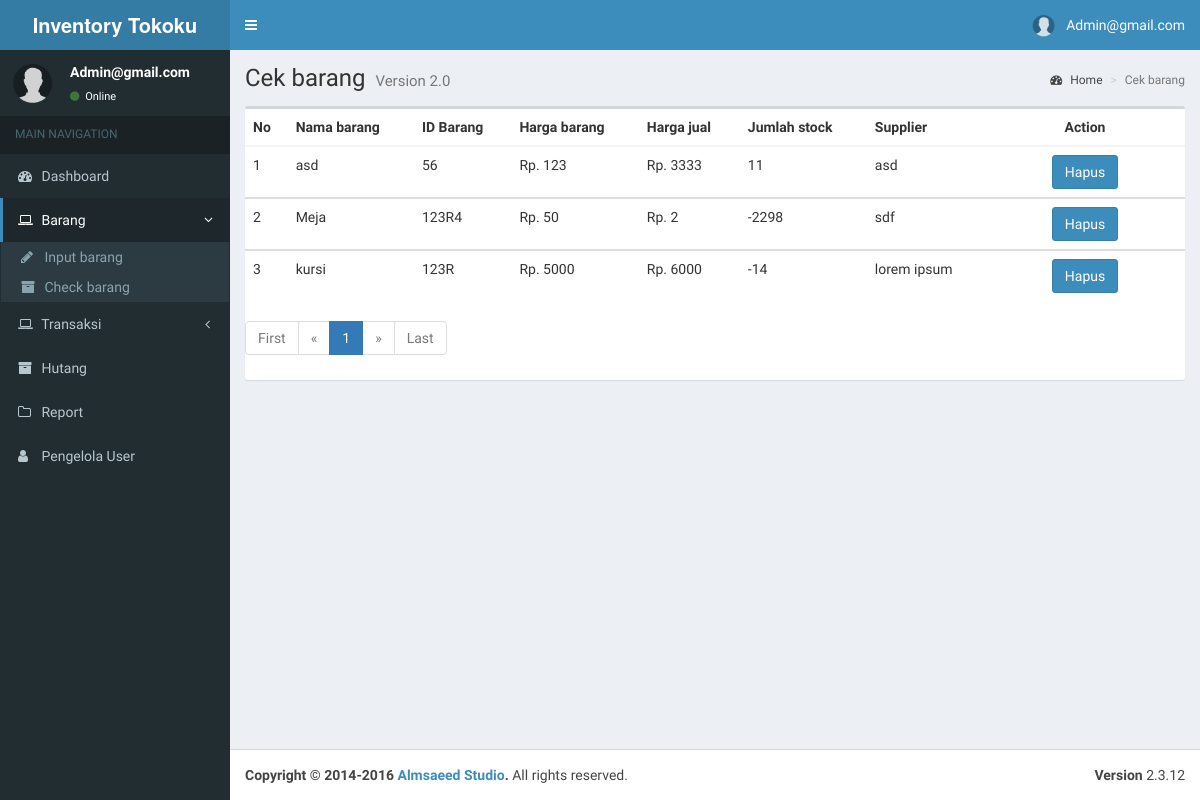
/admin/cekbarang.php (signed in), run on the app's committed database.
### tables this page shows
CREATE TABLE `barang` (
  `id_barang` varchar(5) NOT NULL,
  `jenis_barang` varchar(30) NOT NULL,
  `nama_barang` varchar(60) NOT NULL,
  `harga_beli` int(20) NOT NULL,
  `harga_jual` int(20) NOT NULL,
  `jumlah_stock` int(20) NOT NULL,
  `supplier` text NOT NULL,
  `deskripsi` text NOT NULL
);

### admin/cekbarang.php (the view, shortened to what this page needs)
<!DOCTYPE html>
<html>
<head>
  <link rel="stylesheet" href="bootstrap/css/bootstrap.min.css">
  <link rel="stylesheet" href="https://cdnjs.cloudflare.com/ajax/libs/font-awesome/4.5.0/css/font-awesome.min.css">
  <link rel="stylesheet" href="https://cdnjs.cloudflare.com/ajax/libs/ionicons/2.0.1/css/ionicons.min.css">
  <link rel="stylesheet" href="dist/css/AdminLTE.min.css">
  <link rel="stylesheet" href="bootstrap/css/style.css">
  <link rel="stylesheet" href="dist/css/skins/_all-skins.min.css">
</head>
<body class="hold-transition skin-blue sidebar-mini">
<div class="wrapper">
  <header class="main-header">
    <a href="#" class="logo">
      <span class="logo-lg"><b>Inventory Tokoku</b></span>
    </a>
        <?php
			$userid = $_SESSION['username2'];
		  ?>
    <nav class="navbar navbar-static-top">
      <a href="#" class="sidebar-toggle" data-toggle="offcanvas" role="button">
      </a>
      <div class="navbar-custom-menu">
        <ul class="nav navbar-nav">
          <li class="dropdown user user-menu">
            <a href="#" class="dropdown-toggle" data-toggle="dropdown">
              <img src="img/user.png" class="user-image" alt="User Image">
              <span class="hidden-xs"><?php echo ucfirst ($userid); ?></span>
            </a>
          </li>
        </ul>
      </div>
    </nav>
  </header>
  <aside class="main-sidebar">
    <section class="sidebar">
      <div class="user-panel">
        <div class="pull-left image">
          <img src="img/user.png" class="img-circle" alt="User Image">
        </div>
        <div class="pull-left info">
            <p><?php echo ucfirst ($userid); ?></p>
          <a href="#"><i class="fa fa-circle text-success"></i> Online</a>
        </div>
      </div>
      <ul class="sidebar-menu">
        <li class="header">MAIN NAVIGATION</li>
        <li class="treeview">
          <a href="index">
            <i class="fa fa-dashboard"></i> <span>Dashboard</span>
          </a>
        </li>
        <li class="active treeview">
            <a href="#">
              <i class="fa fa-laptop"></i>
              <span>Barang</span>
              <span class="pull-right-container">
                <i class="fa fa-angle-left pull-right"></i>
              </span>
            </a>
            <ul class="treeview-menu">
              <li><a href="stockopname"><i class="fa fa-pencil"></i> Input barang</a></li>
              <li><a href="cekbarang"><i class="fa fa-archive"></i> Check barang</a></li>
            </ul>
        </li>
        <li class="treeview">
            <a href="#">
              <i class="fa fa-laptop"></i>
              <span>Transaksi</span>
              <span class="pull-right-container">
                <i class="fa fa-angle-left pull-right"></i>
              </span>
            </a>
        </li>
		    <li class="treeview">
          <a href="hutang">
            <i class="fa fa-archive"></i> <span>Hutang</span>
          </a>
        </li>
        <li class="treeview">
          <a href="#">
            <i class="fa fa-folder-o"></i> <span>Report</span>
          </a>
        </li>
        <li class="treeview">
          <a href="user">
            <i class="fa fa-user"></i> <span>Pengelola User</span>
          </a>
        </li>
    </section>
  </aside>
  <div class="content-wrapper">
    <section class="content-header">
      <h1>
        Cek barang
        <small>Version 2.0</small>
      </h1>
      <ol class="breadcrumb">
        <li><a href="#"><i class="fa fa-dashboard"></i> Home</a></li>
        <li class="active">Cek barang</li>
      </ol>
    </section>
    <section class="content">
		<div class="row">
			  <div class="col-xs-12">
				<div class="box">
                      <div class="box-body table-responsive no-padding">
                     <div class="box-body table-responsive no-padding">
                        <?php
                           $mysql_hostname = "localhost";
                           $mysql_user = "root";
                           $mysql_password = "";
                           $mysql_database = "inventory";
                           $conn = mysqli_connect($mysql_hostname, $mysql_user, $mysql_password, $mysql_database);
            ?>
					 <table class="table table-hover">
						<thead>
                           <th>No</th>
                           <th>Nama barang</th>
                           <th>ID Barang</th>
                           <th>Harga barang</th>
                           <th>Harga jual</th>
                           <th>Jumlah stock</th>
                           <th>Supplier</th>
                           <th>
                              <center>Action</center>
                           </th>
                        </thead>
						<?php
$page = (isset($_GET['page'])) ? $_GET['page'] : 1;
$limit = 10;
$limit_start = ($page - 1) * $limit;
$no = $limit_start + 1;
						$sql = "SELECT * FROM barang order by id_barang DESC LIMIT $limit_start, $limit";
                                             if($result = @mysqli_query($conn,$sql)){
                                                 if(mysqli_num_rows($result) > 0){
                                                     while($row = mysqli_fetch_array($result)){
                           ?>
                        <tbody>
                           <td><?php echo $no++ ?></td>
                           <td><?php echo $row['nama_barang'] ?></td>
                           <td><?php echo $row['id_barang'] ?></td>
                           <td><?php echo "Rp. " . $row['harga_beli'] ?></td>
						   <td><?php echo "Rp. " . $row['harga_jual'] ?></td>
                           <td><?php echo $row['jumlah_stock'] ?></td>
                           <td><?php echo $row['supplier'] ?></td>
                           <td width="200px">
                              <center>
                                 <button class="btn btn-primary" data-toggle="modal" data-target="#false<?php echo $row['id_barang'];?>">Hapus</button>
                              </center>
                           </td>
                        </tbody>
                        <?php
                           }
                           }echo "</table>";
                           } else{
                           echo "ERROR: Could not able to execute $sql. ";
                           }
                           ?>
                        <ul class="pagination">
            <?php
            if ($page == 1) {
            ?>
                <li class="disabled"><a href="#">First</a></li>
                <li class="disabled"><a href="#">&laquo;</a></li>
            <?php
            } else {
                $link_prev = ($page > 1) ? $page - 1 : 1;
            ?>
                <li><a href="cekbarang.php?page=1">First</a></li>
                <li><a href="cekbarang.php?page=<?php echo $link_prev; ?>">&laquo;</a></li>
            <?php
            }
            ?>
            <?php
            $sql = mysqli_query($conn, "SELECT COUNT(id_barang) as num FROM barang");
            $total_pages = mysqli_fetch_array($sql);
            $yourcount = $total_pages['num'];
            $jumlah_page = ceil($yourcount / $limit);
            $jumlah_number = 3;
            $start_number = ($page > $jumlah_number) ? $page - $jumlah_number : 1;
            $end_number = ($page < ($jumlah_page - $jumlah_number)) ? $page + $jumlah_number : $jumlah_page;
            for ($i = $start_number; $i <= $end_number; $i++) {
                $link_active = ($page == $i) ? 'class="active"' : '';
            ?>
                <li <?php echo $link_active; ?>><a href="cekbarang.php?page=<?php echo $i; ?>"><?php echo $i; ?></a></li>
            <?php
            }
            ?>
            <?php
            if ($page == $jumlah_page) {
            ?>
                <li class="disabled"><a href="#">&raquo;</a></li>
                <li class="disabled"><a href="#">Last</a></li>
            <?php
            } else {
                $link_next = ($page < $jumlah_page) ? $page + 1 : $jumlah_page;
            ?>
                <li><a href="cekbarang.php?page=<?php echo $link_next; ?>">&raquo;</a></li>
                <li><a href="cekbarang.php?page=<?php echo $jumlah_page; ?>">Last</a></li>
            <?php
            }
            ?>
        </ul>
				</div>
			  </div>
		</div>
    </section>
  </div>
  <footer class="main-footer">
    <div class="pull-right hidden-xs">
      <b>Version</b> 2.3.12
    </div>
    <strong>Copyright &copy; 2014-2016 <a href="#">Almsaeed Studio</a>.</strong> All rights
    reserved.
  </footer>
</div>
</body>
</html>

### data on the page
barang: nama_barang "asd", id_barang "56", harga_beli "123", harga_jual "3333", jumlah_stock "11", supplier "asd"
barang: nama_barang "Meja", id_barang "123R4", harga_beli "50", harga_jual "2", jumlah_stock "-2298", supplier "sdf"
barang: nama_barang "kursi", id_barang "123R", harga_beli "5000", harga_jual "6000", jumlah_stock "-14", supplier "lorem ipsum"

### other printed values
$userid "Admin@gmail.com"
